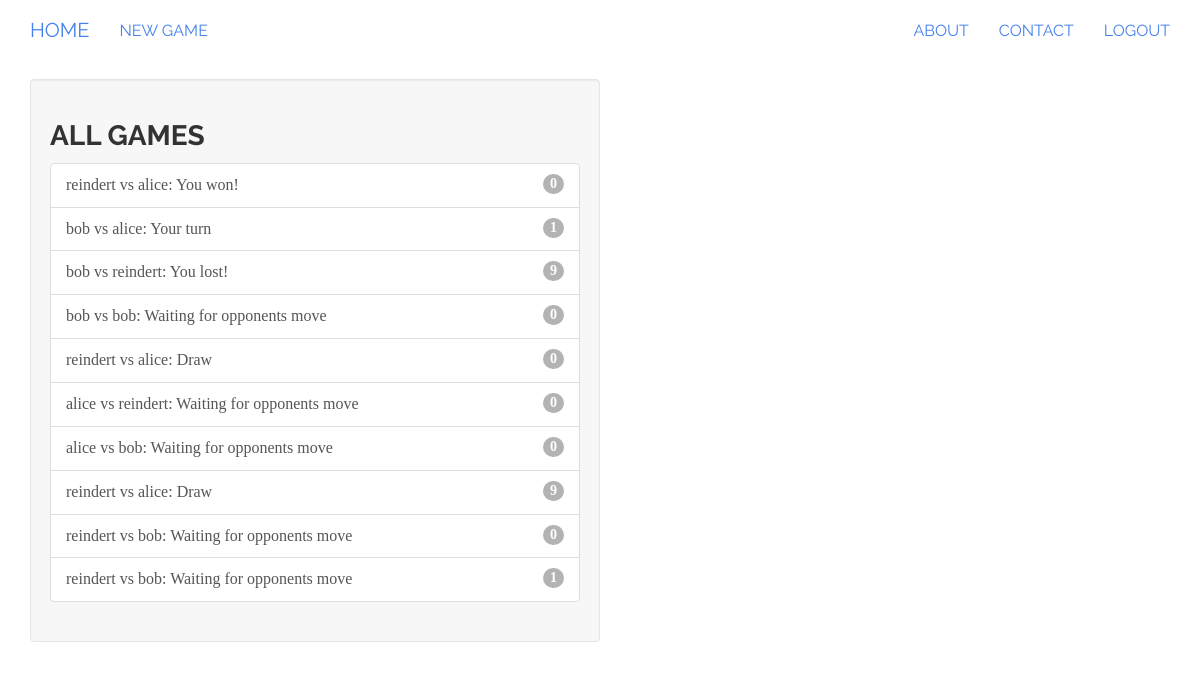
The app's page /tictactoe/game/all (signed in) with its own data.
### tictactoe/models.py (models this page shows, shortened)
class Game(models.Model):
    first_player = models.ForeignKey(User, related_name="games_first_player")
    second_player = models.ForeignKey(User, related_name="games_second_player")
    next_to_move = models.ForeignKey(User, related_name="games_to_move")
    start_time = models.DateTimeField(auto_now_add=True)
    last_active = models.DateTimeField(auto_now=True)
    status = models.CharField(max_length=1, default='A',
                              choices=GAME_STATUS_CHOICES)
    objects = GamesManager()
    def get_absolute_url(self):
        return reverse('tictactoe_game_detail', args=[self.id])
    def __str__(self):
        return "{0} vs {1}".format(self.first_player, self.second_player)

### tictactoe/views.py (the view)
class AllGamesList(ListView):
    model = Game

### tictactoe/templates/tictactoe/game_list.html
{% extends 'base.html' %}
{% block content %}
    <div class="well col-sm-6">
        {% include "tictactoe/game_list_snippet.html" with header="All games" games_list=object_list %}
    </div>
{% endblock content %}

### tictactoe/templates/tictactoe/game_list_snippet.html
<h3 class="panel-header">{{ header }}</h3>
<div class="list-group" >
    {% for game in games_list %}
        <a class="list-group-item" href="{{ game.get_absolute_url }}">
            {{ game }}:
            {% if game.status == "A" %}
                {% if game.next_to_move == user %}Your turn{% else %}Waiting for opponents move{% endif %}
            {% elif game.status == "D" %}
                Draw
            {% elif game.status == "F" and user == game.first_player %}
                You won!
            {% elif game.status == "S" and user == game.second_player %}
                You won!
            {% else %}
                You lost!
            {% endif %}
            <span class="badge">{{ game.move_set.count }}</span></a>
    {% empty %}
        <span class="list-group-item">No games available.</span>
    {% endfor %}
</div>

### records on screen
Game: first_player+second_player "reindert vs alice", status "You won!", move_set.count "0"
Game: first_player+second_player "bob vs alice", status "Your turn", move_set.count "1"
Game: first_player+second_player "bob vs reindert", status "You lost!", move_set.count "9"
Game: first_player+second_player "bob vs bob", status "Waiting for opponents move", move_set.count "0"
Game: first_player+second_player "reindert vs alice", status "Draw", move_set.count "0"
Game: first_player+second_player "alice vs reindert", status "Waiting for opponents move", move_set.count "0"
Game: first_player+second_player "alice vs bob", status "Waiting for opponents move", move_set.count "0"
Game: first_player+second_player "reindert vs alice", status "Draw", move_set.count "9"
Game: first_player+second_player "reindert vs bob", status "Waiting for opponents move", move_set.count "0"
Game: first_player+second_player "reindert vs bob", status "Waiting for opponents move", move_set.count "1"

### other values on screen
{{ header }} "ALL GAMES"
